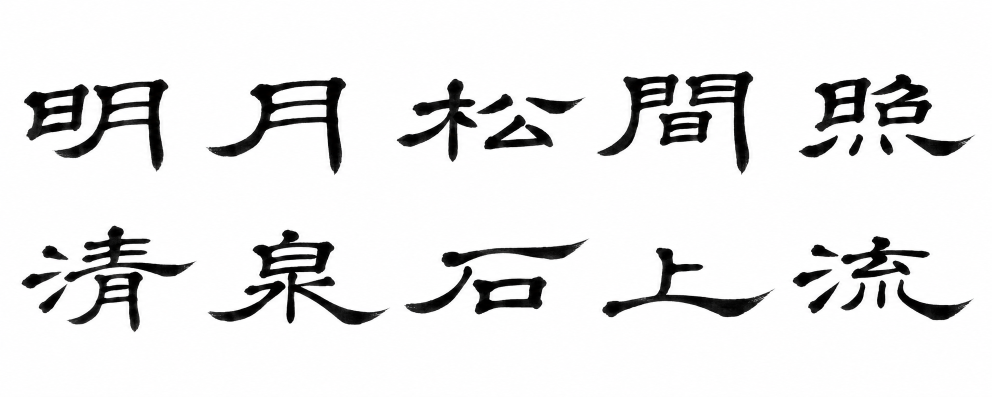
#> input picture experiments/lishu-transfer/target-lishu-light.png, 1983 x 793 px (shown at 1/2 size)
$ python -i render.py   (imports and definitions only)   (Python 2 division)
#> lines starting #> are read from the running program, lines starting #| are printed output that depends on the picture
"""Full unpunctuated Su Shi poem, rendered with the contact-strip brush model."""
from pathlib import Path
import argparse,io,json,subprocess,sys
import cv2,numpy as np
from scipy.ndimage import map_coordinates,gaussian_filter
from PIL import Image,ImageDraw
import cairosvg
ROOT=Path(__file__).resolve().parent
sys.path.insert(0,str(ROOT.parent/'liu-brush-grammar'))
sys.path.insert(0,str(ROOT.parent/'lishu-transfer'))
sys.path.insert(0,str(ROOT.parent/'stroke-ownership'))
from brush_grammar import ContactBrush,complete
from paint_brush import font
LINES=['人有悲歡離合','月有陰晴圓缺','此事古難全','但願人長久','千里共嬋娟']
TEXT=''.join(LINES);SIZE=480;W,H=1080,1440

# [77 lines left out: functions resample, simplify_pairs, contacts_from_layer, build, not called in this run]

def background():
 # Deterministic, restrained paper grain generated procedurally.
 rng=np.random.default_rng(20260926);grain=gaussian_filter(rng.normal(0,.8,(H,W)),.4)
 rgb=np.clip(np.array([249,246,238])[None,None,:]+grain[...,None],0,255).astype(np.uint8)
 return Image.fromarray(rgb)
def patch(ink):
 a=Image.fromarray(np.uint8(np.clip(ink,0,1)*255)).resize((176,176),Image.Resampling.LANCZOS)
 p=Image.new('RGBA',(176,176),(28,27,24,0));p.putalpha(a);return p
def locations():return [(c,832-col*190,140+row*194) for col,line in enumerate(LINES) for row,c in enumerate(line)]
def paste(im,ink,x,y):
 p=patch(ink);im.paste(p,(x,y),p)
def load():
 strokes=json.loads((ROOT/'contacts.json').read_text());return {c:dict(strokes=s,paint=np.maximum.reduce([complete(v) for v in s])) for c,s in strokes.items()}
def still(data):
 im=background()
 for c,x,y in locations():paste(im,data[c]['paint'],x,y)
 im.save(ROOT/'Liu-Full-Poem-Light.png')
 # Internal audit: all unique glyphs, same scale, target above reconstruction.
 targets=np.load(ROOT/'targets.npz');audit=Image.new('RGB',(1200,1200),(249,246,238));d=ImageDraw.Draw(audit)
 for i,c in enumerate(data):
  x=i%6*200;y=i//6*280
  for dy,a in [(0,targets[c]),(130,data[c]['paint'])]:
   p=Image.fromarray(np.uint8(249*(1-a)+27*a)).convert('RGB').resize((120,120));audit.paste(p,(x+35,y+dy))
 audit.save(ROOT/'audit.png')
# [21 lines left out: function render, not called in this run]
# [5 lines not run here, left out]

>>> import cv2
>>> picture = cv2.imread('../lishu-transfer/target-lishu-light.png', cv2.IMREAD_GRAYSCALE)
#> picture: shape (793, 1983); min 0, max 255, mean 230.7
>>> result = still(picture)
#> in still, `im=background()`:
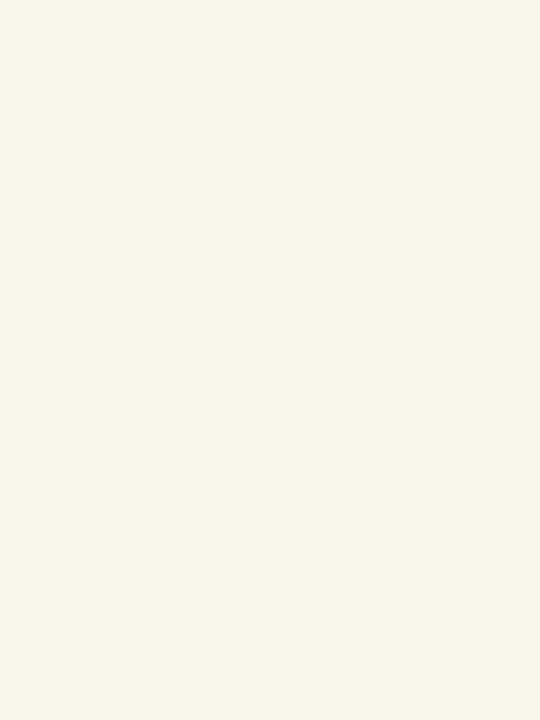
#> im: PIL image 1080x1440 RGB (shown at 1/2 size); mean R, G, B 248.5, 245.5, 237.5
#> (the run stopped early here; a loop or call above may not have finished)

$ run again, on experiments/lishu-transfer/audit-kai.png
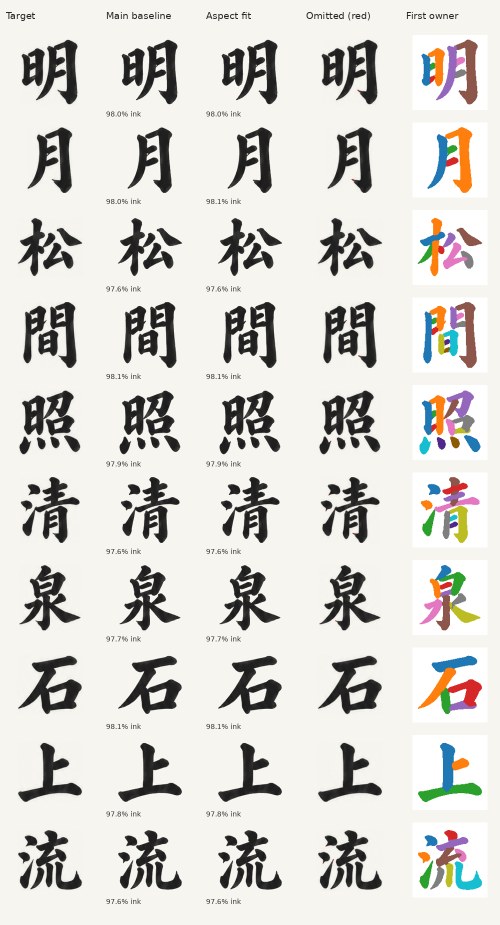
#> input picture experiments/lishu-transfer/audit-kai.png, 1000 x 1850 px (shown at 1/2 size)
#> `picture = cv2.imread('../lishu-transfer/target-lishu-light.png', cv2.I..`:
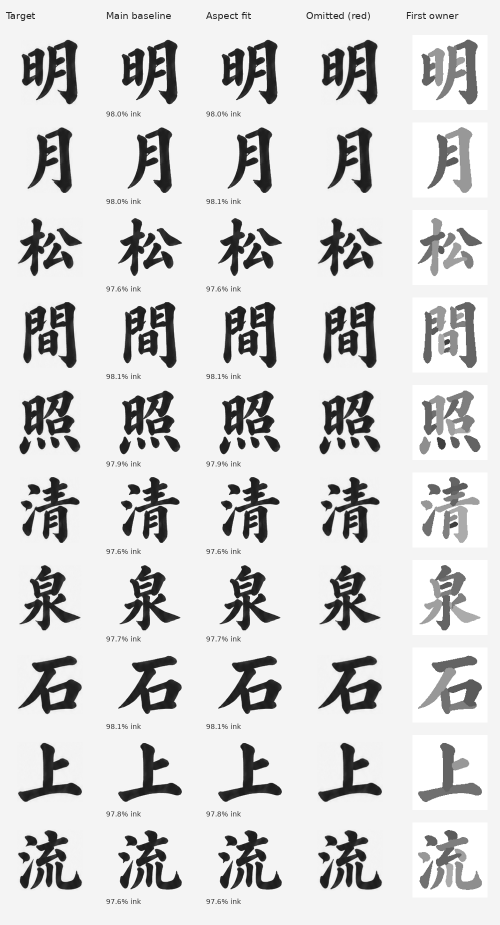
#> picture: shape (1850, 1000) (shown at 1/2 size); min 9, max 255, mean 213.4
